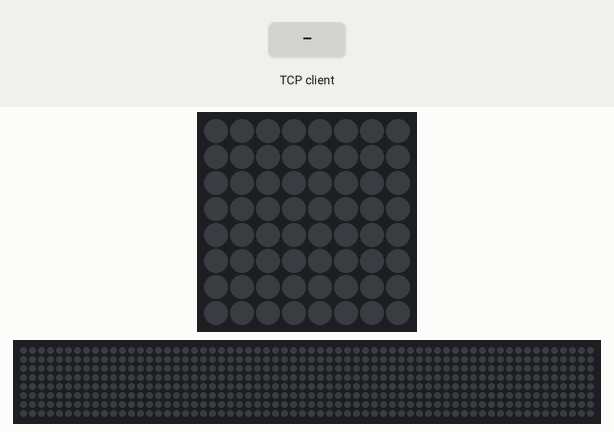
The program below on a simulated Raspberry Pi (BCM pin numbers) with a Sense HAT. Parts: the Sense HAT's 8×8 RGB LED matrix, a strip that is not on the board, showing the scrolling text unrolled. The test bench sets the inputs (shaded band). One TCP client connects 1 s after the port opens and stays connected; the 64×8 strip is a reading aid, not a part: it shows the text the matrix is scrolling, unrolled, one strip-width of it at a time; what the program prints to the terminal is not drawn.

Above: at 1.2 s.
1.3 s: the TCP client sends "1"
At 1.36 s:
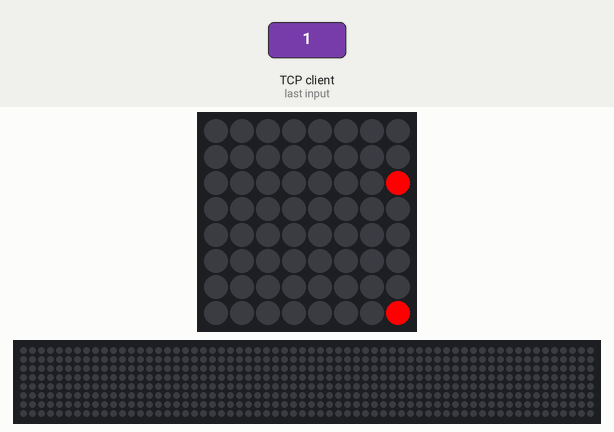
At 1.71 s:
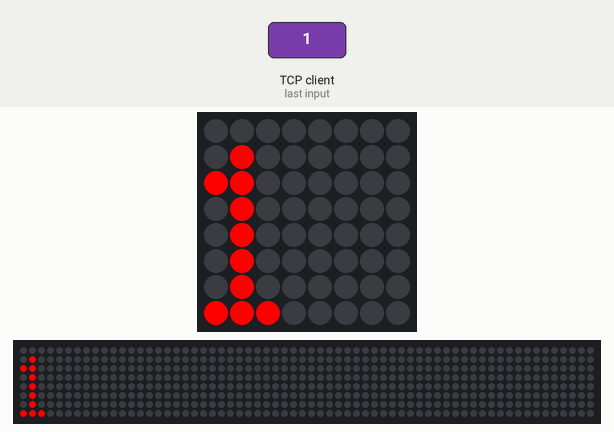
Timing chart, 0 to 4.3 s (numbered marks = the images above; inputs shaded):
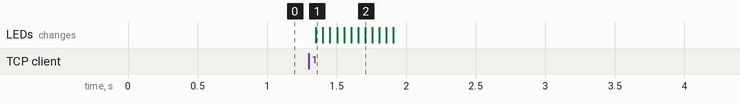

The program:

reciver.py
```python
from sense_hat import SenseHat
import socket
import subprocess

def start_receiver(ip, port):
    sense = SenseHat()
    # Set rotation
    sense.set_rotation(90)

    server_socket = socket.socket(socket.AF_INET, socket.SOCK_STREAM)
    server_socket.bind((ip, port))
    server_socket.listen(1)

    print(f"Listening for connections on {ip}:{port}")

    while True:
        connection, client_address = server_socket.accept()
        message = connection.recv(1024).decode()

        # Display on Sense HAT
        sense.show_message(message, text_colour=(255, 0, 0), back_colour=(0, 0, 0), scroll_speed=0.05)

        connection.close()

if __name__ == "__main__":
    target_ip = "0.0.0.0"  # Listen on all available interfaces
    target_port = 2233

    try:
        start_receiver(target_ip, target_port)
    except KeyboardInterrupt:
        pass
```

Measured:
- after the input at 1.3 s, the LEDs: change after 0.05 s (image 1)
